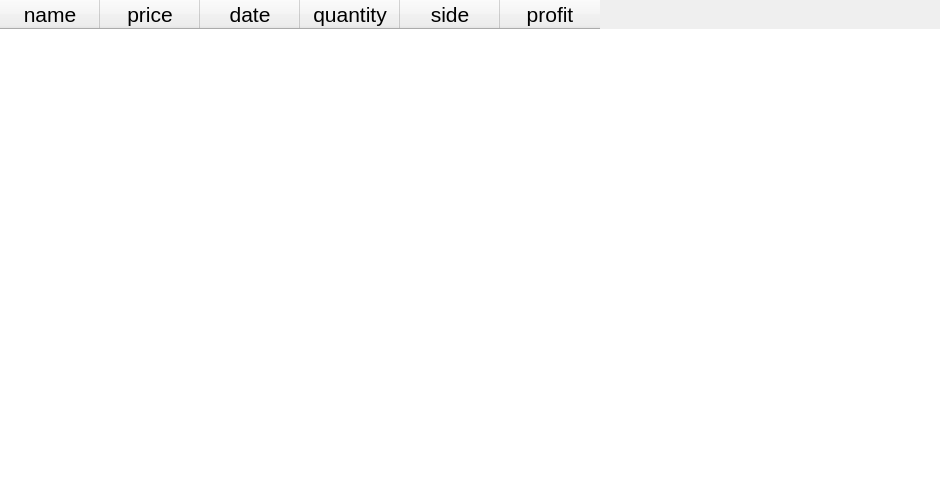
<?xml version="1.0" encoding="UTF-8"?>
<ui version="4.0">
 <class>History</class>
 <widget class="QDialog" name="History">
  <property name="geometry">
   <rect>
    <x>0</x>
    <y>0</y>
    <width>940</width>
    <height>484</height>
   </rect>
  </property>
  <property name="windowTitle">
   <string>Dialog</string>
  </property>
  <property name="styleSheet">
   <string notr="true"/>
  </property>
  <widget class="QTableWidget" name="historyTable">
   <property name="geometry">
    <rect>
     <x>0</x>
     <y>0</y>
     <width>941</width>
     <height>491</height>
    </rect>
   </property>
   <property name="styleSheet">
    <string notr="true">QTableWidget#historyTable {
	border: none;
}</string>
   </property>
   <column>
    <property name="text">
     <string>name</string>
    </property>
    <property name="font">
     <font>
      <pointsize>16</pointsize>
     </font>
    </property>
   </column>
   <column>
    <property name="text">
     <string>price</string>
    </property>
    <property name="font">
     <font>
      <pointsize>16</pointsize>
     </font>
    </property>
   </column>
   <column>
    <property name="text">
     <string>date</string>
    </property>
    <property name="font">
     <font>
      <pointsize>16</pointsize>
     </font>
    </property>
   </column>
   <column>
    <property name="text">
     <string>quantity</string>
    </property>
    <property name="font">
     <font>
      <pointsize>16</pointsize>
     </font>
    </property>
   </column>
   <column>
    <property name="text">
     <string>side</string>
    </property>
    <property name="font">
     <font>
      <pointsize>16</pointsize>
     </font>
    </property>
   </column>
   <column>
    <property name="text">
     <string>profit</string>
    </property>
    <property name="font">
     <font>
      <pointsize>16</pointsize>
     </font>
    </property>
   </column>
  </widget>
 </widget>
 <resources/>
 <connections/>
</ui>
